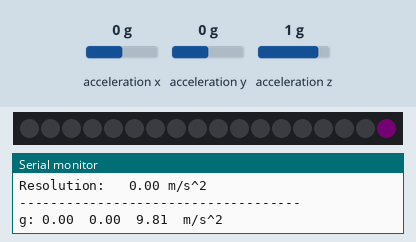
The program below on a simulated ESP32. On the bench: 18 RGB LEDs in strip order, left to right, the last lines printed to the serial monitor. The test bench sets the inputs (shaded band); at power-on: acceleration x 0 g, acceleration z 1 g, acceleration y 0 g. Dim RGB values are drawn brighter than linear.

Above: at 0.66 s.
1.8 s: acceleration x set to -1.4 g
At 2.02 s:
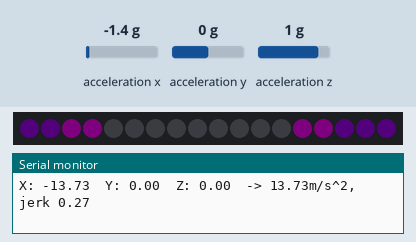
3.6 s: acceleration z set to -1.4 g
At 3.77 s:
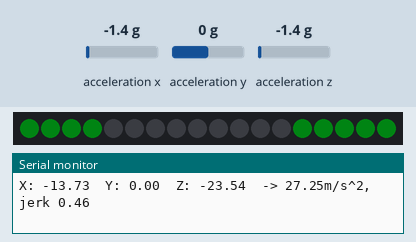
5.4 s: acceleration z set to 0 g
At 5.42 s:
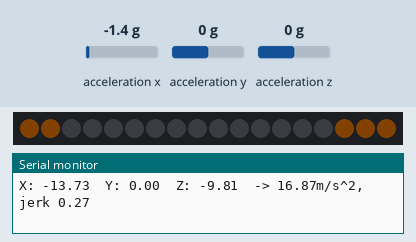
7.0 s: acceleration x set to 1.1 g
At 7.07 s:
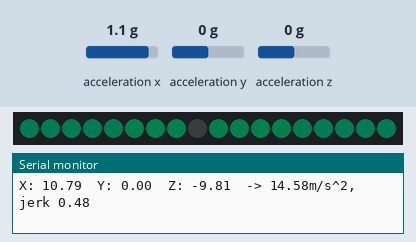
8.7 s: acceleration x set to -0.8 g
At 8.98 s:
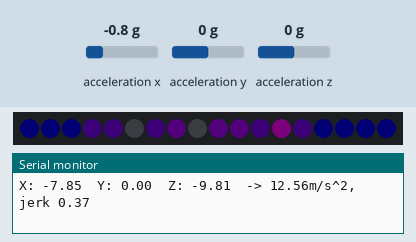
10.5 s: acceleration x set to -1.4 g
At 10.83 s:
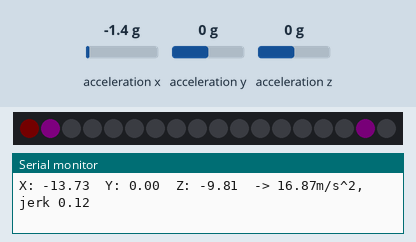
Timing chart, 0 to 13.3 s (numbered marks = the images above; inputs shaded):
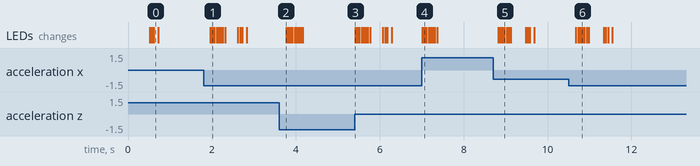

The program:

main.cpp
```cpp
#include <Arduino.h>
#include <FastLED.h>
#include <Wire.h>
#include <Adafruit_Sensor.h>
#include <Adafruit_ADXL345_U.h>
#include <cmath>

// TODO: try that with the Web Server some other time.
// #include <WiFi.h>
// #include <WebServer.h>

#define DATA_PIN 14
#define CLOCK_PIN 27

#define N_LEDS_RIGHT 9
#define N_LEDS_LEFT 9
#define N_LEDS (N_LEDS_RIGHT + N_LEDS_LEFT)

#define MAX_BRIGHTNESS 35
#define FRAME_DELAY 50

CRGB leds[N_LEDS];

void runLight(unsigned long elapsedMs);
void mightReset(unsigned long elapsedMs);
void fade();

float currentHeight = 0;
float maxHeight = float(N_LEDS - 1);
float oldHeight = -1.;

using Vec3 = std::array<float, 3>;
Vec3 gravity = {0.f, 0.f, 0.f};
Vec3 currentAcceleration = {0.f, 0.f, 0.f};
float currentAccelerationMagnitude = 0.;
Vec3 lastAcceleration = {};
float jerkMagnitude = 0.;
// "jerk" is the real name of the derivative of the acceleration, i.e. da/dt

// do not react if jerk is below...
float jerkThreshold = 0.08;
// if jerk is above threshold, multiply this for the point speed
float jerkFactor = 23.;

// just some debug / feedback values
float measureMaxJerk = 0.;
float maxAccelerationEver = 0.;

float fadeFactor = 0.66;

uint8_t currentHue;
uint8_t startHue = 210;
float hueFactor = 160;
CRGB currentColor;

bool useAccel = false;

Adafruit_ADXL345_Unified accel = Adafruit_ADXL345_Unified(12345);

/*
#include "network.h";
WebServer server(80);
#include "html.h";
void MainPage() {
    String _html_page = html_page;
    server.send(200, "text/html", _html_page);
}

void JerkPage() {
    String data = "[\"" + String(X) + "\",\"" + String(Y) + "\",\"" + String(Z) + "\"]";
    server.send(200, "text/plane", data);
}
*/

unsigned long _time;
unsigned long elapsedMs;

constexpr unsigned long increaseLightEveryMs = 50;
constexpr unsigned long readSensorCountEveryMs = 200;
constexpr unsigned long resetAfterConsecutiveNoJerkMs = 500;

unsigned long increaseCountMs = 0;
unsigned long readSensorCountMs = 0;
unsigned long resetCountMs = 0;

CRGB dimmed(CRGB color, float factor) {
    auto r = static_cast<uint8_t>(factor * color.r);
    auto g = static_cast<uint8_t>(factor * color.g);
    auto b = static_cast<uint8_t>(factor * color.b);
    return CRGB(r, g, b);
}

CRGB dimmed(CRGB color, float factor, uint8_t threshold) {
    auto result = dimmed(color, factor);
    if (result.r < threshold) {
        result.r = 0;
    }
    if (result.g < threshold) {
        result.g = 0;
    }
    if (result.b < threshold) {
        result.b = 0;
    }

    return result;
}

int indexLeft(int heightIndex) {
    return heightIndex;
}

int indexRight(int heightIndex) {
    return N_LEDS - 1 - heightIndex;
}

void setLeft(int heightIndex, CRGB target) {
    int i = indexLeft(heightIndex);
    leds[i] = target;
}

void setRight(int heightIndex, CRGB target) {
    int i = indexRight(heightIndex);
    leds[i] = target;
}

void setPoint(float height, CRGB target) {
    float integerHeight;
    float fractionalHeight = modf(height, &integerHeight);
    int heightIndex = int(integerHeight);
    bool isRightSide = heightIndex % 2 == 0;
    int i_0, i_1;
    if (isRightSide) {
        i_0 = indexRight(heightIndex / 2);
        i_1 = indexLeft(heightIndex / 2);
    } else {
        i_0 = indexLeft(heightIndex / 2);
        i_1 = indexRight(heightIndex / 2 + 1);
    }

    // some weighting
    fractionalHeight *= fractionalHeight;
    leds[i_0] = dimmed(target, 1. - fractionalHeight);
    leds[i_1] = dimmed(target, fractionalHeight);
}

void setHeight(float height, CRGB target) {
    if (height == oldHeight) {
        return;
    }

    setPoint(height, target);

    // new idea: no gaps for high speeds
    float span = height - oldHeight;
    if (abs(span > 1)) {
        int sign = height > oldHeight ? +1 : -1;
        for (int h = ceil(oldHeight); h <= floor(height); h += sign) {
            setPoint(float(h), target);
        }
    }

    oldHeight = height;
}

void displaySensorDetails(void)
{
    sensor_t sensor;
    accel.getSensor(&sensor);
    Serial.println("------------------------------------");
    Serial.print  ("Sensor:       "); Serial.println(sensor.name);
    Serial.print  ("Driver Ver:   "); Serial.println(sensor.version);
    Serial.print  ("Unique ID:    "); Serial.println(sensor.sensor_id);
    Serial.print  ("Max Value:    "); Serial.print(sensor.max_value); Serial.println(" m/s^2");
    Serial.print  ("Min Value:    "); Serial.print(sensor.min_value); Serial.println(" m/s^2");
    Serial.print  ("Resolution:   "); Serial.print(sensor.resolution); Serial.println(" m/s^2");
    Serial.println("------------------------------------");
    Serial.println("");

    if(!accel.begin())
    {
        Serial.println("Could not intialize the ADXL345 - sorrie!");
        return;
    }

    useAccel = true;
    delay(500);
}

void initGravity() {
    if (!useAccel) {
        return;
    }
    sensors_event_t event;
    accel.getEvent(&event);
    // unit: m/s^2
    gravity[0] = event.acceleration.x;
    gravity[1] = event.acceleration.y;
    gravity[2] = event.acceleration.z;

    Serial.print("g: "); Serial.print(gravity[0]); Serial.print("  ");
    Serial.print(gravity[1]); Serial.print("  ");
    Serial.print(gravity[2]); Serial.print("  ");Serial.println("m/s^2 ");
}

void readSensor(unsigned long elapsedMs);

/*
void setupServer() {
    server.on('/', MainPage);
    server.on('/jerk', JerkPage);
    server.begin();
}

bool setupWiFiConnection() {
    // lelel, cf. https://www.electronicwings.com/esp32/adxl345-accelerometer-interfacing-with-esp32
    WiFi.mode(WIFI_STA);
    // WIFI_SSID, WIFI_PW not defined here, do that in a file that is not commited to the repo ;)
    WiFi.begin(WIFI_SSID, WIFI_PW);

    Serial.print("Connecting to ");
    Serial.println(WIFI_SSID);
    delay(1000);

    int abort_after_attempts = 50;
    while (abort_after_attempts-- > 0) {
        if (WiFi.waitForConnectResult() == WL_CONNECTED) {
            Serial.print("IP: ");
            Serial.println(WiFi.localIP());
            return true;
        }
        Serial.println(".");
    }
    Serial.println("Timeout");
    return false;
}
*/

void setup() {
    FastLED.addLeds<SK9822, DATA_PIN, CLOCK_PIN, BGR>(leds, N_LEDS);
    FastLED.setBrightness(MAX_BRIGHTNESS);

    Serial.begin(115200);
    Serial.println("Starting QM's Glücksrad...");

    displaySensorDetails();
    initGravity();

    _time = micros();

    currentHue = startHue;

    // setupServer();
    // setupWiFiConnection();
}

void handleSerialInput() {
    if (!Serial.available()) {
        return;
    }
    String input = Serial.readStringUntil('\n');
    input.trim();

    if (input == "I") {
        Serial.print("Info: ");
        Serial.println(useAccel ? "Uses Acceleration" : "Doesn't use Acceleration");
        Serial.print("height=");
        Serial.println(currentHeight);
    } else {
        Serial.println("-- Unknown Command");
    }
}

void loop() {
    auto now = micros();
    elapsedMs = (now - _time) / 1000;

    // ... but not today!
    // server.handleClient();

    handleSerialInput();

    readSensor(elapsedMs);

    runLight(elapsedMs);

    // basic
    currentColor = CHSV(currentHue, 255, 128);
    setHeight(currentHeight, currentColor);

    FastLED.show();
    delay(FRAME_DELAY);

    fade();

    _time = now;
}

int currentSign = 1;

void runLight(unsigned long elapsedMs) {

    float factor = 1.;

    if (useAccel) {
        factor = jerkMagnitude > jerkThreshold
            ? jerkFactor * (jerkMagnitude - jerkThreshold)
            : 0.;
    }

    mightReset(elapsedMs);

    increaseCountMs += elapsedMs;

    if (increaseCountMs > increaseLightEveryMs) {
        increaseCountMs -= increaseLightEveryMs;

        currentHeight += factor * currentSign;
        if (currentHeight >= maxHeight) {
            currentHeight = maxHeight;
            currentSign = -1;
        } else if (currentHeight <= 0) {
            currentHeight = 0.;
            currentSign = +1;
        }

        currentHue = static_cast<uint8_t>(fmod(float(startHue) * exp(hueFactor * jerkMagnitude), 255.));
    }
}

void fade() {
    for (int i = 0; i < N_LEDS; i++) {
        leds[i] = dimmed(leds[i], fadeFactor);
    }
}

void readSensor(unsigned long elapsedMs) {
    if (!useAccel) {
        return;
    }

    readSensorCountMs += elapsedMs;
    if (readSensorCountMs < readSensorCountEveryMs) {
        return;
    }
    readSensorCountMs -= readSensorCountEveryMs;

    sensors_event_t event;
    accel.getEvent(&event);

    float absoluteAcceleration = sqrt(
        event.acceleration.x * event.acceleration.x +
        event.acceleration.y * event.acceleration.y +
        event.acceleration.z * event.acceleration.z
    );
    if (absoluteAcceleration > maxAccelerationEver) {
        // measured for the whole duration of the uptime, to find out whether we can adjust the range
        maxAccelerationEver = absoluteAcceleration;
    }

    currentAcceleration = {
        event.acceleration.x - gravity[0],
        event.acceleration.y - gravity[1],
        event.acceleration.z - gravity[2]
    };

    float norm = 0.;
    Vec3 jerk;
    float jerkNorm = 0.;
    for (int c = 0; c < 3; c++) {
        norm += currentAcceleration[c] * currentAcceleration[c];
        jerk[c] = (currentAcceleration[c] - lastAcceleration[c]) / elapsedMs;
        jerkNorm += jerk[c] * jerk[c];
    }
    currentAccelerationMagnitude = sqrt(norm);
    jerkMagnitude = sqrt(jerkNorm);

    if (jerkMagnitude > 0.01) {
        Serial.print("X: "); Serial.print(currentAcceleration[0]); Serial.print("  ");
        Serial.print("Y: "); Serial.print(currentAcceleration[1]); Serial.print("  ");
        Serial.print("Z: "); Serial.print(currentAcceleration[2]); Serial.print("  -> ");
        Serial.print(currentAccelerationMagnitude);Serial.print("m/s^2, jerk ");Serial.println(jerkMagnitude);
    }

    if (jerkMagnitude > measureMaxJerk) {
        measureMaxJerk = jerkMagnitude;
    }

    lastAcceleration = currentAcceleration;
}

void mightReset(unsigned long elapsedMs) {
    if (jerkMagnitude > jerkThreshold) {
        resetCountMs = 0;
        return;
    }

    resetCountMs += elapsedMs;
    if (resetCountMs > resetAfterConsecutiveNoJerkMs) {
        currentHeight = 0.;
        currentHue = startHue;

        Serial.print("Jerk Amplitude was [m/s^3]: ");
        Serial.print(measureMaxJerk);
        Serial.print("; this lifetime's max. acceleration [m/s^2]: ");
        Serial.println(maxAccelerationEver);

        measureMaxJerk = 0.;
    }
}
```

Measured:
- after the input at 1.8 s, the LEDs: first change after 0.16 s (image 1 shows a later state)
- after the input at 3.6 s, the LEDs: change after 0.17 s (image 2)
- after the input at 5.4 s, the LEDs: change at once (image 3)
- after the input at 7.0 s, the LEDs: first change at once (image 4 shows a later state)
- after the input at 8.7 s, the LEDs: first change after 0.12 s (image 5 shows a later state)
- after the input at 10.5 s, the LEDs: first change after 0.18 s (image 6 shows a later state)
